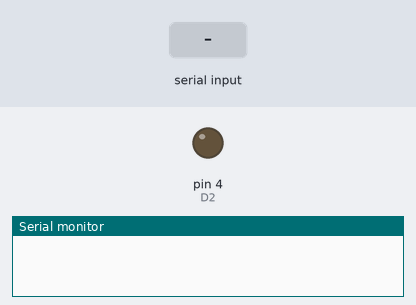
The sketch below on a simulated Arduino Uno, built with avr-gcc and run on an emulated ATmega328P. Shown: output pins drawn as LEDs (lit = HIGH), the last lines printed to the serial monitor. The test bench sets the inputs (shaded band).

Above: at 1.2 s.
1.3 s: "200\n" received over Serial
At 3.2 s:
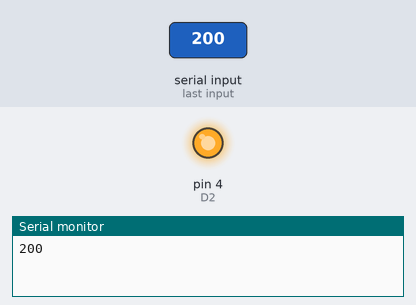
3.5 s: "90,45\n" received over Serial
At 4.9 s:
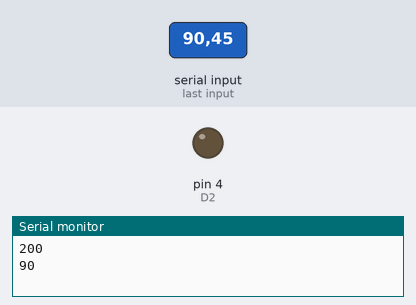
Timing chart, 0 to 6.5 s (numbered marks = the images above; inputs shaded):
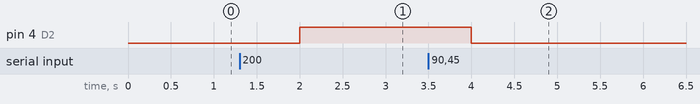

The sketch:

AnalogeTakingInputFromCompuerAndControlLight.ino
```cpp
//This program will take input from computer and control light accordingly
#define D2 4
void setup() {
  Serial.begin(9600); // Telling braud rate(speed at bhic ddata is transferred
  pinMode(D2,OUTPUT);

}

void loop() {
  int j;
  if (Serial.available()>0){
       String s=Serial.readStringUntil('\n');   // Until CR (Carriage Return)   or use ' '
       j=s.toInt();                             //convrt to int
       Serial.println(j);
       analogWrite(D2,j);
  }
  delay(2000);
}
```

Measured:
- after the input at 1.3 s, pin 4 (D2): LOW → HIGH after 0.70 s
- after the input at 3.5 s, pin 4 (D2): HIGH → LOW after 0.50 s
